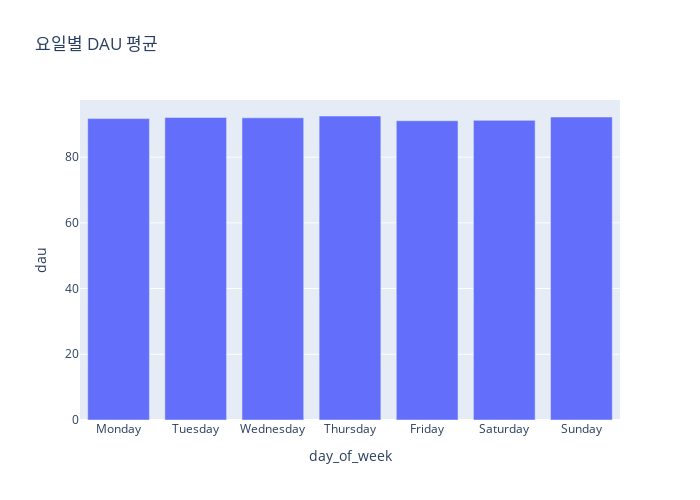

The notebook cell saved with this chart:
### Code cell
fig = px.bar(data_frame=avg_dau_by_dow, x='day_of_week', y='dau', title='요일별 DAU 평균', width=700, height=500)
fig.show()

### Figure 1 — Plotly figure (JSON) as saved in the notebook; plotly's stock layout.template omitted (floating-point values rounded to 4 significant figures)
{"data": [{"alignmentgroup": "True", "hovertemplate": "day_of_week=%{x}<br>dau=%{y}<extra></extra>", "legendgroup": "", "marker": {"color": "#636efa", "pattern": {"shape": ""}}, "name": "", "offsetgroup": "", "orientation": "v", "showlegend": false, "textposition": "auto", "type": "bar", "x": ["Monday", "Tuesday", "Wednesday", "Thursday", "Friday", "Saturday", "Sunday"], "xaxis": "x", "y": [91.72, 92.07, 91.96, 92.51, 91.07, 91.19, 92.19], "yaxis": "y"}], "layout": {"barmode": "relative", "height": 500, "legend": {"tracegroupgap": 0}, "title": {"text": "요일별 DAU 평균"}, "width": 700, "xaxis": {"anchor": "y", "domain": [0, 1], "title": {"text": "day_of_week"}}, "yaxis": {"anchor": "x", "domain": [0, 1], "title": {"text": "dau"}}}}
